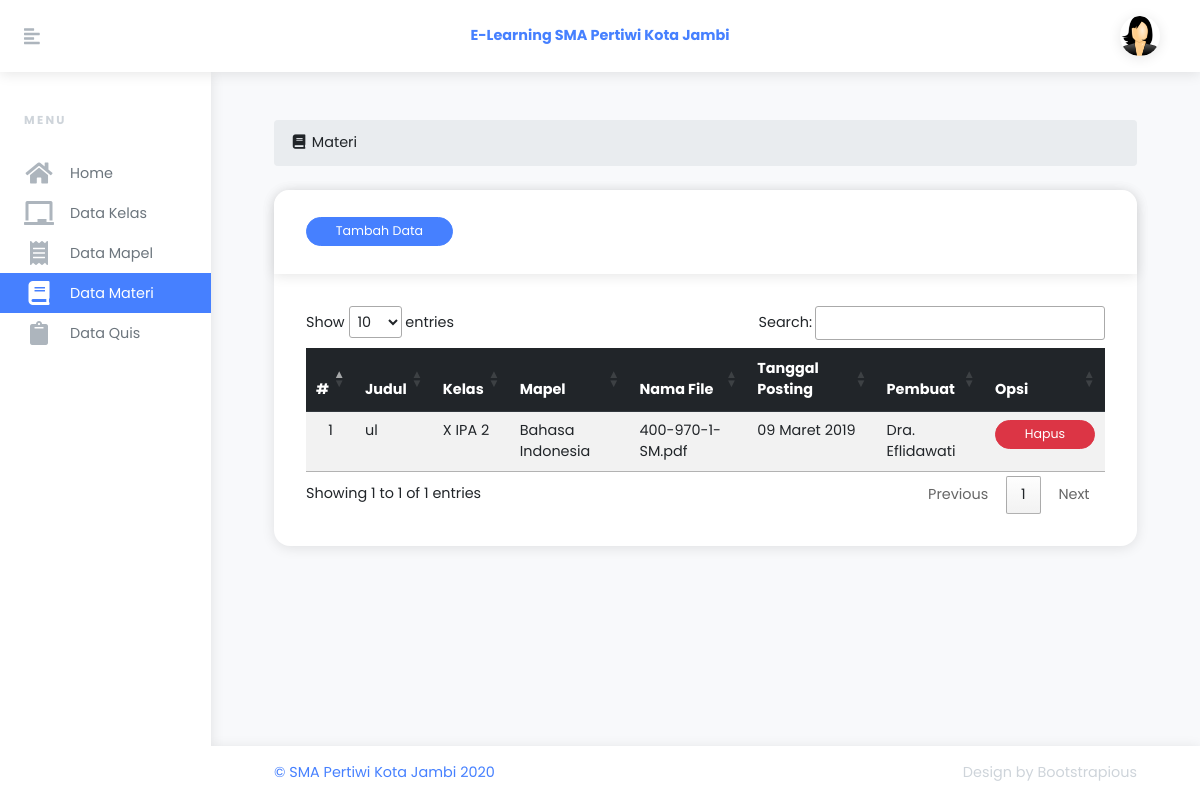
The page /admin?page=materi (signed in) on the database its author committed.
### tables this page shows
CREATE TABLE `tb_file_materi` (
  `id_materi` int(11) NOT NULL,
  `judul` varchar(200) NOT NULL,
  `id_kelas` int(4) NOT NULL,
  `id_mapel` int(4) NOT NULL,
  `nama_file` varchar(250) NOT NULL,
  `tgl_posting` date NOT NULL,
  `pembuat` varchar(10) NOT NULL
);

CREATE TABLE `tb_kelas` (
  `id_kelas` int(11) NOT NULL,
  `nama_kelas` varchar(50) NOT NULL,
  `ruang` varchar(20) NOT NULL,
  `wali_kelas` int(5) NOT NULL,
  `ketua_kelas` int(5) NOT NULL
);

CREATE TABLE `tb_mapel` (
  `id` int(11) NOT NULL,
  `kode_mapel` varchar(10) NOT NULL,
  `mapel` varchar(100) NOT NULL
);

CREATE TABLE `tb_pengajar` (
  `id_pengajar` int(11) NOT NULL,
  `nip` varchar(20) NOT NULL,
  `nama_lengkap` varchar(50) NOT NULL,
  `tempat_lahir` varchar(20) NOT NULL,
  `tgl_lahir` date NOT NULL,
  `jenis_kelamin` enum('L','P') NOT NULL,
  `agama` varchar(20) NOT NULL,
  `no_telp` varchar(15) NOT NULL,
  `email` varchar(100) NOT NULL,
  `alamat` text NOT NULL,
  `jabatan` varchar(50) NOT NULL,
  `foto` varchar(100) NOT NULL,
  `web` varchar(60) NOT NULL,
  `username` varchar(40) NOT NULL,
  `password` varchar(40) NOT NULL,
  `pass` varchar(40) NOT NULL,
  `status` enum('aktif','tidak aktif') NOT NULL
);

### admin/inc/materi.php (the view, shortened to what this page needs)
<section class="content-header mt-5">
  <div class="col-lg-12">
      <ol class="breadcrumb">
        <li><i class="fa fa-fw fa-book"></i> Materi</li>
      </ol>
   </div>
</section>
<section class="content">
    <div class="container-fluid">
            <div class="header">
<?php
if(@$_GET['action'] == '') { ?>
	<div class="row">
		<div class="col-md-12">
	        <div class="card my-2">
	            <div class="card-header"><a href="?page=materi&action=tambah" class="btn btn-sm btn-primary btn-xs">Tambah Data</a> &nbsp; <a href="./laporan/cetak.php?data=materi" target="_blank" class="btn btn-default btn-xs">Cetak</a></div>
	            <div class="card-body">
	                <div class="table-responsive">
	                    <table class="table table-striped table-borderless table-hover" id="tb_materi">
	                        <thead class="thead-dark">
	                            <tr>
	                                <th>#</th>
	                                <th>Judul</th>
	                                <th>Kelas</th>
	                                <th>Mapel</th>
	                                <th>Nama File</th>
	                                <th>Tanggal Posting</th>
	                                <th>Pembuat</th>
	                                <th>Opsi</th>
	                            </tr>
	                        </thead>
	                        <tbody>
	                        <?php
	                        $no = 1;
	                        if(@$_SESSION[admin]) {
		                        $sql_materi = mysqli_query($db, "SELECT * FROM tb_file_materi JOIN tb_kelas ON tb_file_materi.id_kelas = tb_kelas.id_kelas JOIN tb_mapel ON tb_file_materi.id_mapel = tb_mapel.id") or die($db->error);
	                        } else if(@$_SESSION[pengajar]) {
	                        	$sql_materi = mysqli_query($db, "SELECT * FROM tb_file_materi JOIN tb_kelas ON tb_file_materi.id_kelas = tb_kelas.id_kelas JOIN tb_mapel ON tb_file_materi.id_mapel = tb_mapel.id WHERE pembuat = '$_SESSION[pengajar]'") or die($db->error);
	                        }
	                        if(mysqli_num_rows($sql_materi) > 0) {
	                        	while($data_materi = mysqli_fetch_array($sql_materi)) { ?>
									<tr>
										<td align="center"><?php echo $no++; ?></td>
										<td><?php echo $data_materi['judul']; ?></td>
										<td><?php echo $data_materi['nama_kelas']; ?></td>
										<td><?php echo $data_materi['mapel']; ?></td>
										<td><?php echo $data_materi['nama_file']; ?></td>
										<td><?php echo tgl_indo($data_materi['tgl_posting']); ?></td>
										<td>
											<?php
											if($data_materi['pembuat'] == 'admin') {
												echo "Admin";
											} else {
												$sql_pengajar = mysqli_query($db, "SELECT * FROM tb_pengajar WHERE id_pengajar = '$data_materi[pembuat]'") or die($db->error);
												$data_pengajar = mysqli_fetch_array($sql_pengajar);
												echo $data_pengajar['nama_lengkap'];
											} ?>
										</td>
										<td align="center">
	                                        <a onclick="return confirm('Yakin akan menghapus data?');" href="?page=materi&action=hapus&IDmateri=<?php echo $data_materi['id_materi']; ?>" class="btn btn-sm btn-danger btn-xs">Hapus</a>
                                        </td>
									</tr>
								<?php
	                        	}
	                        } else {
	                        	echo '<tr><td colspan="9" align="center">Data tidak ditemukan</td></tr>';
	                        } ?>
	                        </tbody>
	                    </table>
	                </div>
	            </div>
	        </div>
	    </div>
	</div>
<?php
} if(@$_GET['action'] == 'tambah') { ?>
	<div class="row">
		<div class="col-md-6">
            <div class="card my-2">
                <div class="card-header">Tambah File Materi &nbsp; <a href="?page=materi" class="btn btn-warning btn-xs">Kembali</a></div>
                <div class="card-body">
	                <?php
	                if(@$_SESSION[admin]) { ?>
	                	<form method="post" enctype="multipart/form-data">
	                    	<div class="form-group">
	                            <label>Judul *</label>
	                            <input type="text" name="judul" class="form-control" required />
	                        </div>
	                        <div class="form-group">
	                            <label>Mapel *</label>
	                            <select name="mapel" class="form-control" required>
	                            	<option value="">- Pilih -</option>
	                            	<?php
	                            	$sql_mapel = mysqli_query($db, "SELECT * FROM tb_mapel") or die ($db->error);
	                            	while($data_mapel = mysqli_fetch_array($sql_mapel)) {
	                            		echo '<option value="'.$data_mapel['id'].'">'.$data_mapel['mapel'].'</option>';
	                            	} ?>
	                            </select>
	                        </div>
	                        <div class="form-group">
	                            <label>Kelas *</label>
	                            <select name="kelas" class="form-control" required>
	                            	<option value="">- Pilih -</option>
	                            	<?php
	                            	$sql_kelas = mysqli_query($db, "SELECT * FROM tb_kelas") or die ($db->error);
	                            	while($data_kelas = mysqli_fetch_array($sql_kelas)) {
	                            		echo '<option value="'.$data_kelas['id_kelas'].'">'.$data_kelas['nama_kelas'].'</option>';
	                            	} ?>
	                            </select>
	                        </div>
	                        <div class="form-group">
	                            <label>File *</label>
	                            <input type="file" name="materi" class="form-control" required />
	                        </div>
	                        <div class="form-group">
	                            <input type="submit" name="simpan" value="Simpan" class="btn btn-success" />
	                            <input type="reset" value="Reset" class="btn btn-danger" />
	                        </div>
	                    </form>
					<?php
	                } else if(@$_SESSION[pengajar]) { ?>
	                    <form method="post" enctype="multipart/form-data">
	                    	<div class="form-group">
	                            <label>Judul *</label>
	                            <input type="text" name="judul" class="form-control" required />
	                        </div>
	                        <div class="form-group">
	                            <label>Mapel yang Anda Ajar *</label>
	                            <select name="mapel" class="form-control" required>
	                            	<option value="">- Pilih -</option>
	                            	<?php
	                            	$sql_mapel_ajar = mysqli_query($db, "SELECT DISTINCT(id_mapel) FROM tb_mapel_ajar WHERE id_pengajar = '$_SESSION[pengajar]'") or die ($db->error);
	                            	while($data_mapel_ajar = mysqli_fetch_array($sql_mapel_ajar)) {
	                            		$sql_mapel = mysqli_query($db, "SELECT * FROM tb_mapel WHERE id = '$data_mapel_ajar[id_mapel]'") or die($db->error);
	                            		$data_mapel = mysqli_fetch_array($sql_mapel);
	                            		echo '<option value="'.$data_mapel_ajar['id_mapel'].'">'.$data_mapel['mapel'].'</option>';
	                            	} ?>
	                            </select>
	                        </div>
	                        <div class="form-group">
	                            <label>Kelas yang Anda Ajar *</label>
	                            <select name="kelas" class="form-control" required>
	                            	<option value="">- Pilih -</option>
	                            	<?php
	                            	$sql_kelas = mysqli_query($db, "SELECT * FROM tb_kelas_ajar JOIN tb_kelas ON tb_kelas_ajar.id_kelas = tb_kelas.id_kelas WHERE tb_kelas_ajar.id_pengajar = '$_SESSION[pengajar]'") or die ($db->error);
	                            	while($data_kelas = mysqli_fetch_array($sql_kelas)) {
	                            		echo '<option value="'.$data_kelas['id_kelas'].'">'.$data_kelas['nama_kelas'].'</option>';
	                            	} ?>
	                            </select>
	                        </div>
	                        <div class="form-group">
	                            <label>File *</label>
	                            <input type="file" name="materi" class="form-control" required />
	                        </div>
	                        <div class="form-group">
	                            <input type="submit" name="simpan" value="Simpan" class="btn btn-success" />
	                            <input type="reset" value="Reset" class="btn btn-danger" />
	                        </div>
	                    </form>
                    <?php
	                }
                    if(@$_POST['simpan']) {
                    	$judul = @mysqli_real_escape_string($db, $_POST['judul']);
                        $mapel = @mysqli_real_escape_string($db, $_POST['mapel']);
                        $kelas = @mysqli_real_escape_string($db, $_POST['kelas']);
                        $sumber = @$_FILES['materi']['tmp_name'];
                        $target = 'file_materi/';
						$nama_file = @$_FILES['materi']['name'];
						$type_allowed = ['application/pdf', 'application/vnd.openxmlformats-officedocument.wordprocessingml.document'];
						if ( !in_array( $_FILES['materi']['type'],  $type_allowed) ) {
							echo '<script>alert("Gagal menambah materi, file hanya boleh type doc, docx, dan pdf saja!");</script>';
                            exit;
						}
                        if(move_uploaded_file($sumber, $target.$nama_file)) {
                        	if(@$_SESSION[admin]) {
	                            mysqli_query($db, "INSERT INTO tb_file_materi VALUES('', '$judul', '$kelas', '$mapel', '$nama_file', now(), 'admin')") or die ($db->error);
                            } else if(@$_SESSION[pengajar]) {
                            	mysqli_query($db, "INSERT INTO tb_file_materi VALUES('', '$judul', '$kelas', '$mapel', '$nama_file', now(), '$_SESSION[pengajar]')") or die ($db->error);
                            }
                            echo '<script>window.location="?page=materi";</script>';
                        } else {
                            echo '<script>alert("Gagal menambah materi, file gagal diupload, coba lagi!");</script>';
                        }
                    } ?>
                </div>
            </div>
        </div>
	</div>
<?php
} else if(@$_GET['action'] == 'hapus') {
	mysqli_query($db, "DELETE FROM tb_file_materi WHERE id_materi = '$_GET[IDmateri]'") or die($db->error);
	echo "<script>window.location='?page=materi';</script>";
} ?>
			</div>
    </div>
</section>

### rows shown on the page
tb_file_materi: judul "ul", id_kelas.nama_kelas "X IPA 2", id_mapel.mapel "Bahasa Indonesia", nama_file "400-970-1-SM.pdf", tgl_posting "09 Maret 2019", tb_pengajar.nama_lengkap "Dra. Eflidawati"
